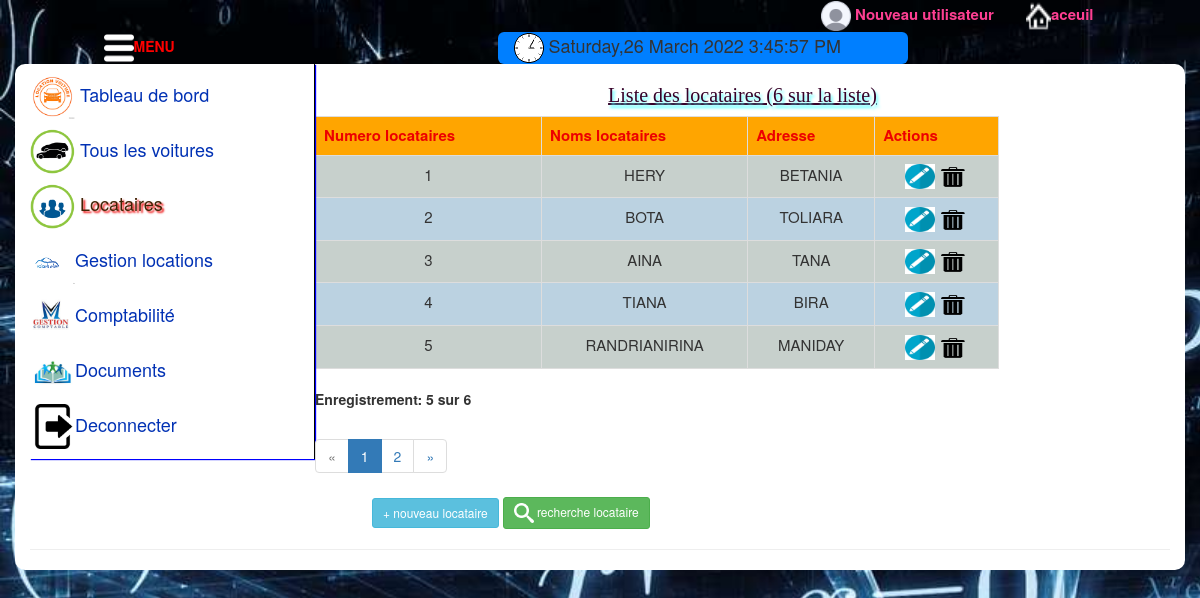
/insertLocataire.php (signed in), run on the app's committed database.
### tables this page shows
CREATE TABLE IF NOT EXISTS `locataire` (
  `numero` int(11) NOT NULL AUTO_INCREMENT,
  `nom` varchar(30) DEFAULT NULL,
  `adresse` varchar(30) DEFAULT NULL,
  PRIMARY KEY (`numero`)
);

### code.php (called while the page is built)
<?php
include('connection.php');
	$afficheParPage=5;
$req=$bdd->query("SELECT count(*) as total from locataire");
$req1=$req->fetch();
$total=$req1['total'];
$page=ceil($total/$afficheParPage);
if(isset($_GET['p']) && !empty($_GET['p']) && ctype_digit($_GET['p'])==1 )
	{
		if($_GET['p'] > $page)
		{
			$current=$page;
		}
		else
		{
			$current=$_GET['p'];
		}
	}else
	{
		$current=1;
	}
 $partir=($current-1)*$afficheParPage;
 $locataire=$bdd->query("SELECT *from locataire order by numero asc LIMIT $partir,$afficheParPage");
?>

### insertLocataire.php (the view, shortened to what this page needs)
<?php
include "code.php";
  if (!isset($_SESSION['name']))
 {
   echo "<script>location.href='index.php'</script>";
 }
 else{
 	?>
<!DOCTYPE html>
<html>
<head>
	<link rel="stylesheet" type="text/css" href="css/bootstrap.min.css">
	<link rel="stylesheet" type="text/css" href="css/bootstrap.css">
	<link rel="stylesheet" type="text/css" href="style.css">
</head>
<body>
<div class="row">
	<div class="col-md-2 col-md-push-10">
		<a href="aceuil2..php" style="text-decoration: none;font-size: 15px;color: #FD3F92;">
		<img src="image/maison.png" width="25" height="30"><strong>aceuil</strong>
	    </a></div>
	 <div class="col-md-2 col-md-push-6">
	 	<img src="sary/avatar.png" width="30" height="30">
	 	<a href="nuwUser.php" style="text-decoration: none;font-size: 15px;color: #FD3F92;"><strong>Nouveau utilisateur</strong></a></div>
</div>
<div class="row">
	<div class="col-md-2 col-md-push-1 okay">
		<a href="aceuil1.php" style="text-decoration: none;cursor: pointer;color: red;">
			<img src="sary/menumobile.png" width="30" height="30"><strong>MENU</strong></a>
	</div>
    <div class="col-md-4 col-md-push-3" id="montre" style="font-size: 18px;">
    	<img src="image/montre.GIF" width="30" height="30" style="left: 3px;">
    	<?php
    	echo date('l,j F Y');
    	?>
    	<span id="date"></span>
	</div>
</div>
<div class="container" style="background-color:white;" id="page3">
  <div class="a2">
  	<h4 id="h4"><a href="bord.php" style="cursor: pointer; color: #0131B4;text-decoration:  none;"> <img src="sary/disponible.png" width="45" height="45"> Tableau de bord</a></h4>
  	<h4 id="h4"><a href="aceuil.php" style="color: #0131B4;cursor: pointer;text-decoration: none;"> <img src="sary/vehicule.png" width="45" height="45"> Tous les voitures</a></h4>
  	<h4 id="h3" style="color: #3F2204;text-shadow: 2px 2px 2px #ED0000;"><img src="sary/reservation-car.png" width="45" height="45"> Locataires</h4>
  	<h4 id="h4"><a href="location.php" style="cursor: pointer; color: #0131B4; text-decoration: none; height: 50px"><img src="sary/louer.png" width="45" height="45">Gestion locations</a></h4>
  	<h4 id="h4"><a href="comptabilite.php" style="cursor: pointer; color: #0131B4; text-decoration: none; height: 50px"><img src="sary/images1.jpg" width="45" height="45">Comptabilité</a></h>
  	<h4 id="h4"><a href="document.php" style="cursor: pointer; color: #0131B4; text-decoration: none; height: 50px"><img src="sary/document2.jpg" width="45" height="45">Documents</a></h4>
  	<h4 id="h4"><a href="aceuil2.php" style="cursor: pointer; color: #0131B4; text-decoration: none; height: 50px"><img src="sary/disconnect.png" width="45" height="45">Deconnecter</a></h1>
  </div>
 <div class="a3">
 	<?php
include('connection.php');
	$nombre=$bdd->query(" SELECT count(*) as total1 from locataire");
	$number2=$nombre->fetch();
 	?>
 	<h1 class="titre_locataire" style="text-align: center; text-decoration: underline;">Liste des locataires (<?php echo $number2['total1']." sur la liste)" ?></h1>
 	<table  class="table1 table table-bordered" style="text-align: center;font-size: 15px;width: 60%;">
 		<th style="color:#ED0000;">Numero locataires</th>
 		<th style="color:#ED0000;">Noms locataires</th>
 		<th style="color:#ED0000;">Adresse</th>
 		<th style="color:#ED0000;">Actions</th>
 		<?php
	$nb=0;
	while ($locataire1=$locataire->fetch())
	{
		$nb++;
 			echo "<tr class='okay'>
 			<td style='font-size:15px;'>".$locataire1['numero']."</td><td style='font-size:15px;'>".$locataire1['nom'].
 			"</td><td style='font-size:15px;'>".$locataire1['adresse'];
 			?>
 			<td>
 		 			<a href="modifLocataire.php?numero=<?php echo ($locataire1['numero']) ?>" style="text-decoration: none;"><img src="sary/images.png" width="30" height="25"></a>
 		 			<a href="maj.php?number=<?php echo($locataire1['numero']) ?>" style="text-decoration: none;"><img src="sary/delete.png" width="30" height="25"></a>
 		 		</td>
 		</tr><?php
 		}
 		?>
 	</table>
 	<?php
 	$voiture=$bdd->query("SELECT *from locataire");
 	$row=$voiture->rowCount();
 	if($row==0)
 	{
 		echo " <strong>il n'y a aucun enregistrement</strong>";
 	}
 	else if($row<3){
 		echo "<strong>Enregistrement 1 à ".$row."</strong>";
 	}
 	else{
 		?>
 	<p style="left: 40%;"><strong>Enregistrement: <?php echo ($nb) ." sur ".($row); }?></strong></p>
	 	?><ul class="pagination">
	 			<li class="<?php if($current=='1') {echo "disabled";} ?>">
	 				<a href="?p=<?php if($current !='1'){echo $current-1;}else{echo $current;} ?>">&laquo;</a></li>
	 			<?php
	 			 for($i=1;$i<=$page;$i++)
	 			 {
	 			 	if ($i==$current)
	 			 	 {
	 			 		?>
	 			 		<li class="active"><a href="?p=<?php echo $i ?>"><?php echo $i ?></a></li>
	 			 	<?php
	 			 	}else{?>
	 			 		<li><a href="?p=<?php echo $i ?>"><?php echo $i ?></a></li>
	 			 	<?php
	 			    }
	 			 }
	 			 ?>
	 			<li class="<?php if($current==$page) {echo "disabled";} ?>">
	 				<a href="?p=<?php if($current !=$page ){echo $current+1;}else{echo $current;} ?>">&raquo;</a></li>
	 		</ul>
	 <br>
 	<button style="margin-left:30%;" type="submit" class="btn btn-sm btn-info" id="plus"> + nouveau locataire</button>
 	<button type="submit" class="btn btn-sm btn-success" id="search"><img src="sary/loupemobile.png" width="20" height="20"> recherche locataire</button>
<hr>
 </div>
</head>
<body>
 </div>
</body>
 </html>
<?php
}
?>

### style.css (style rules this page uses)
html,body { background-image: url(image/SaryMath.jpg); background-size:cover; background-attachment: fixed; }
h1 { text-align:center; font-size: 20px; font-family: Consolas; color: #370028; text-shadow: 2px 3px 3px rgb(85, 255, 255); text-decoration: underline; }
.container { background-color: white; border-radius: 10px; }
div.a2 { float: left; left: 20%; width: 25%; border-right: 1px solid black; box-shadow: 1px 1px 1px blue; }
#montre { background-color: #007FFF; }
.container { background-color: #D473D4; }
[class*="col-"] { border: 1px solid transparent; border-radius: 6px; }
table.table1 tr:nth-child(odd) { background-color: #BBD2E1; text-align: center; }
table.table1 tr:nth-child(even) { background-color:#C7D0CC; text-align: center; }

### data on the page
locataire: numero "1", nom "HERY", adresse "BETANIA"
locataire: numero "2", nom "BOTA", adresse "TOLIARA"
locataire: numero "3", nom "AINA", adresse "TANA"
locataire: numero "4", nom "TIANA", adresse "BIRA"
locataire: numero "5", nom "RANDRIANIRINA", adresse "MANIDAY"

### other printed values
$number2['total1'] "6"
$nb "5"
$row "6"
